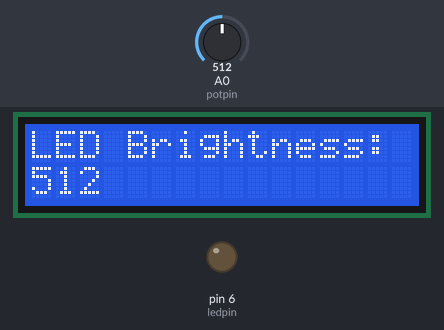
Simulated run of this sketch. Board: Arduino Uno, built with avr-gcc and run on an emulated ATmega328P. On the bench: 16×2 character LCD, output pins drawn as LEDs (lit = HIGH). The inputs (shaded band) are chosen by the test bench; at power-on: A0 (potpin) = 512.

Above: at 1.2 s.
1.3 s: A0 (potpin) set to 716
At 2.0 s:
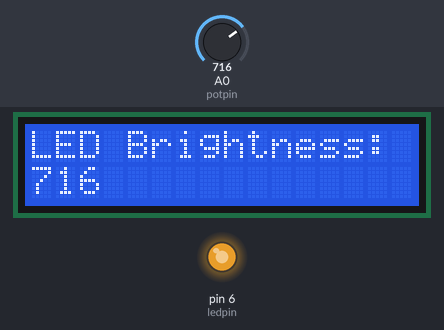
2.8 s: A0 (potpin) set to 900
At 3.7 s:
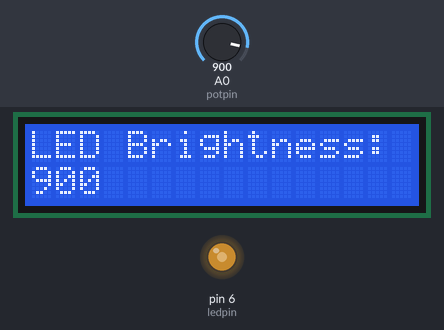
4.3 s: A0 (potpin) set to 306
At 5.5 s:
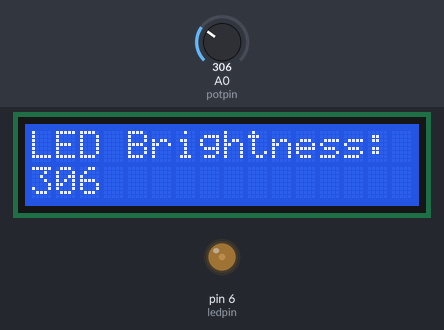
5.9 s: A0 (potpin) set to 122
At 7.2 s:
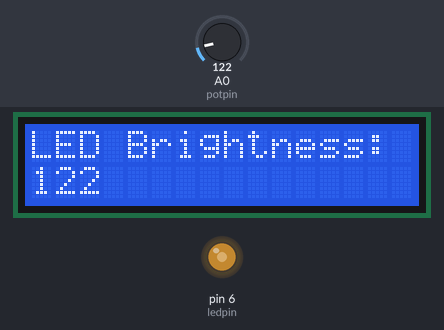
Timing chart, 0 to 8.4 s (numbered marks = the images above; inputs shaded):
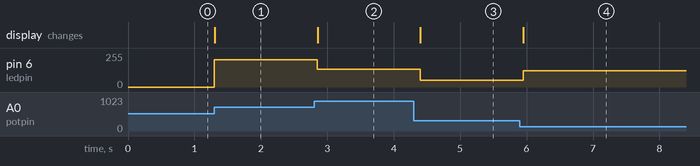

The sketch:

expt4-3.ino
```cpp
#include<LiquidCrystal.h>
LiquidCrystal lcd(12,11,5,4,3,2);
int ledpin = 6;
int potpin=A0;
int Value;
void setup() {
  pinMode(ledpin,OUTPUT);
  lcd.begin(16,2);
}

void loop() {
  Value = analogRead(potpin);
  analogWrite(ledpin, Value);
  lcd.setCursor(0, 0);
  lcd.print("LED Brightness: ");   // fixed caps too
  lcd.setCursor(0, 1);
  lcd.print(Value);
  lcd.print("  ");                // trailing spaces clear leftover digits
  delay(100);
}
```

Measured:
- after the input at 1.3 s, pin 6 (ledpin): 0/255 → 204/255 at once; the display: changes at once (image 1)
- after the input at 2.8 s, pin 6 (ledpin): 204/255 → 132/255 after 0.05 s; the display: changes after 0.05 s (image 2)
- after the input at 4.3 s, pin 6 (ledpin): 132/255 → 50/255 after 0.10 s; the display: changes after 0.10 s (image 3)
- after the input at 5.9 s, pin 6 (ledpin): 50/255 → 122/255 after 0.05 s; the display: changes after 0.05 s (image 4)
